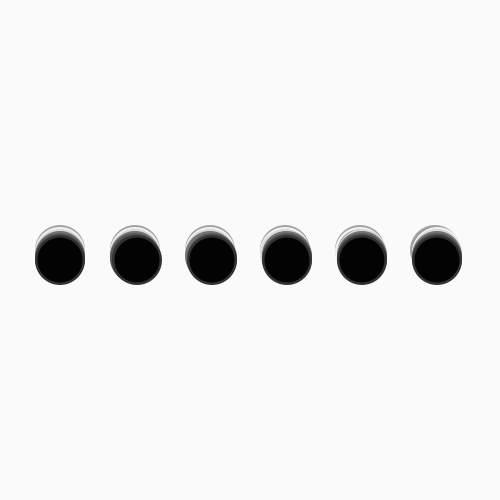
Frame 1 (no input)
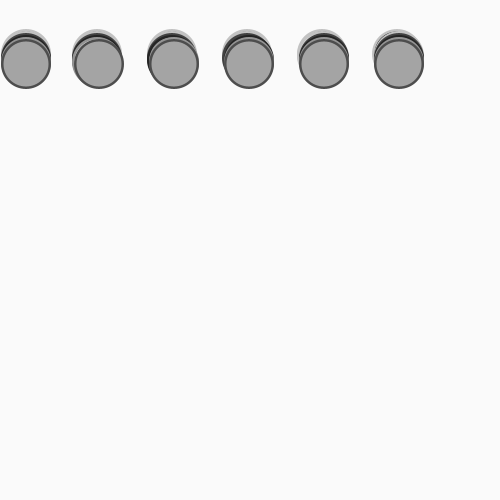
Frame 60 (the mouse pressed at the canvas centre just before this capture)
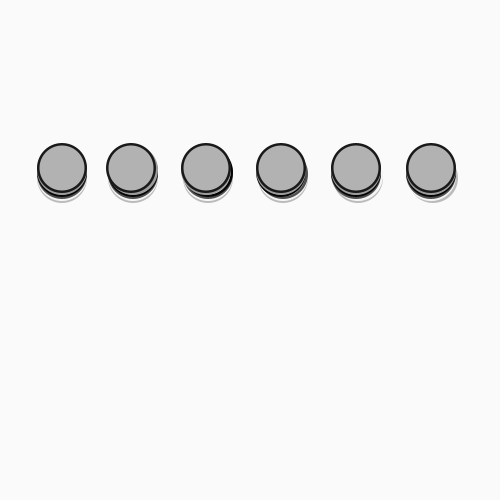
Frame 120 (the mouse held since frame 60 and released just before this capture)

The Processing sketch that drew these frames (run headless with seeded random() and noise(); from frame 60 on, the mouse is pressed at the canvas centre):

// Processing sketch: processing_66911
// ── processing_66911.pde

int numBalls = 6;
float[] xPos = new float[numBalls];
float yPos = 250;
int yVel = 2;
int xVel = 2;

void setup(){
  size(500, 500);
  smooth();
  noStroke();
  for(int i = 0; i < numBalls; i ++){
    xPos[i] = width-65-75*i;
  }
}

void draw(){
  background(250);
  
  for(int i = 0; i < numBalls; i ++){
      drawBall(xPos[i], yPos, 50);
      drawBall2(xPos[i], yPos, 45);  
    
    if(yPos >= height-25 || yPos <= 25){
      yVel*=-1;
    }
    
    if(xPos[i] >= width-25 || xPos[i] <= 25){
      xVel*=-1;
    }
    
    yPos += yVel;
    xPos[i] += xVel;
  }
}


void drawBall(float x, float y, float diameter){
  fill(random(255));
  noStroke();  
  for(int i = 0; i < numBalls; i ++){
    ellipseMode(CENTER);
    ellipse(xPos[i], yPos, diameter, diameter);
  }
}

void drawBall2(float x, float y, float diameter){
  fill(random(255));
  noStroke();  
  for(int i = 0; i < numBalls; i ++){
    ellipseMode(CENTER);
    ellipse(xPos[i], yPos, diameter, diameter);
  }
}
